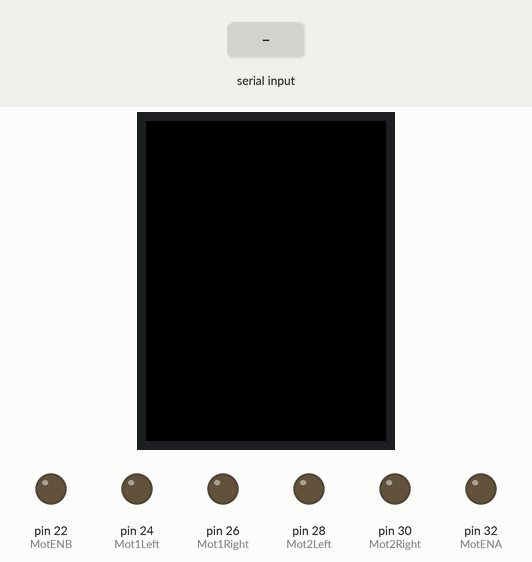
This sketch was run on a simulated Arduino Mega 2560, built with avr-gcc and run on an emulated ATmega2560. Parts: 240×320 colour display, output pins drawn as LEDs (lit = HIGH). The inputs (shaded band) are chosen by the test bench. What the sketch prints to the serial monitor is not drawn.

Above: at 1.4 s.
1.5 s: "w" received over Serial
At 2.8 s:
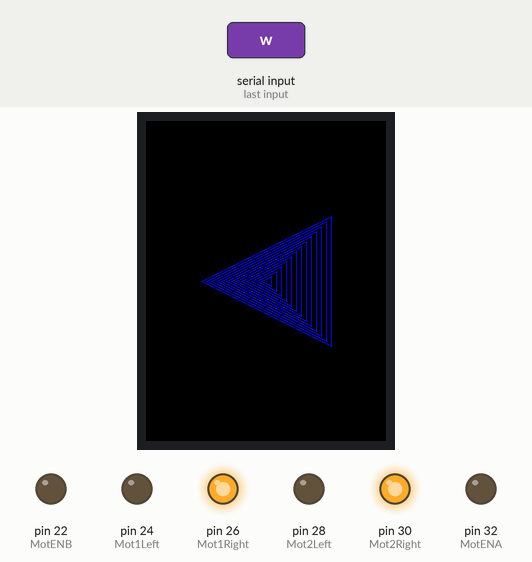
3.1 s: "a" received over Serial
At 4.0 s:
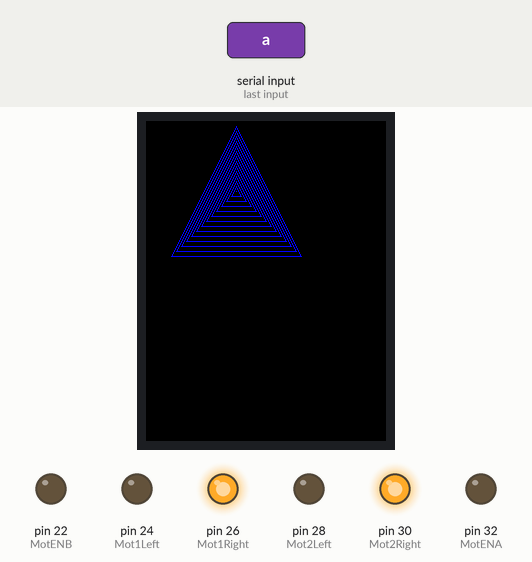
4.7 s: "d" received over Serial
At 5.3 s:
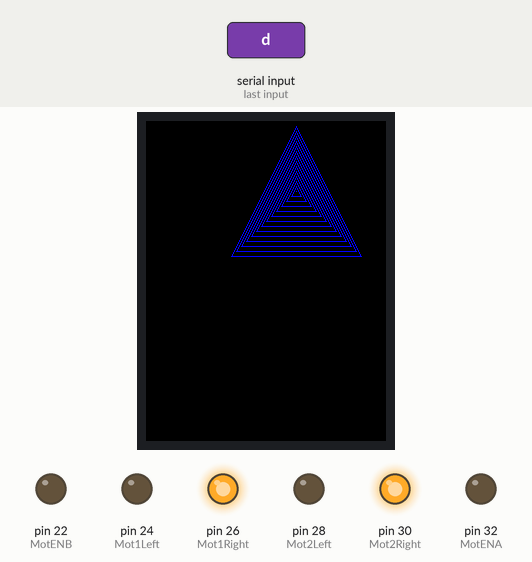
6.3 s: "s" received over Serial
At 7.6 s:
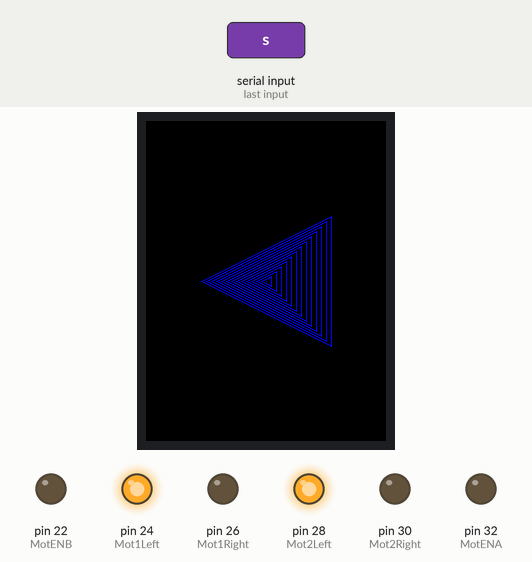
Timing chart, 0 to 8.9 s (numbered marks = the images above; inputs shaded):
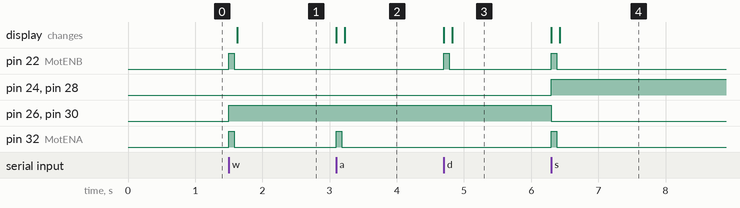

The sketch:

Base_Arduino.ino
```cpp
#define LCD_CS A3 // Chip Select goes to Analog 3
#define LCD_CD A2 // Command/Data goes to Analog 2
#define LCD_WR A1 // LCD Write goes to Analog 1
#define LCD_RD A0 // LCD Read goes to Analog 0
#define LCD_RESET A4 // Can alternately just connect to Arduino's reset pin

#include <SPI.h>          // f.k. for Arduino-1.5.2
#include "Adafruit_GFX.h"// Hardware-specific library
#include <MCUFRIEND_kbv.h>
MCUFRIEND_kbv tft;

#define  BLACK   0x0000
#define BLUE    0x001F
#define RED     0xF800
#define GREEN   0x07E0
#define CYAN    0x07FF
#define MAGENTA 0xF81F
#define YELLOW  0xFFE0
#define WHITE   0xFFFF


int           n, i, cx = tft.width()  / 2 - 50, cy = tft.height() / 2 - 50;


char junk;
String inputString="";
int MotENA = 32;
int MotENB = 22;
int Mot1Left = 24;
int Mot1Right = 26;
int Mot2Left = 28;
int Mot2Right = 30;

int Speed = 60;

void setup()                    // run once, when the sketch starts
{
     Serial.begin(9600);
    uint32_t when = millis();
    //    while (!Serial) ;   //hangs a Leonardo until you connect a Serial
    if (!Serial) delay(5000);           //allow some time for Leonardo
    Serial.println("Serial took " + String((millis() - when)) + "ms to start");
    //    tft.reset();                 //hardware reset
    uint16_t ID = tft.readID(); //
    Serial.print("ID = 0x");
    Serial.println(ID, HEX);
    if (ID == 0xD3D3) ID = 0x9481; // write-only shield
//    ID = 0x9329;                             // force ID
    tft.begin(ID);
    tft.fillScreen(BLACK);


pinMode (MotENA, OUTPUT);
pinMode (MotENB, OUTPUT);
pinMode (Mot1Left, OUTPUT);
pinMode (Mot1Right, OUTPUT);
pinMode (Mot2Left, OUTPUT);
pinMode (Mot2Right, OUTPUT);

digitalWrite(MotENA, LOW);
digitalWrite(MotENA, LOW);
}

void loop()

{


  if(Serial.available()){
  while(Serial.available())
    {
      char inChar = (char)Serial.read(); //read the input
      inputString += inChar;        //make a string of the characters coming on serial
    }
    Serial.println(inputString);
    while (Serial.available() > 0)
    { junk = Serial.read() ; }      // clear the serial buffer


    if(inputString == "w"){         //in case of 'a' turn the LED on

      digitalWrite(MotENA, HIGH);
      digitalWrite(MotENB, HIGH);
      digitalWrite(Mot1Right, HIGH);
      digitalWrite(Mot1Left, LOW);
      digitalWrite(Mot2Right, HIGH);
      digitalWrite(Mot2Left, LOW);

      tft.fillScreen(BLACK);
      tft.setRotation(2);
      n     = min(cx, cy);
      for (i = 0; i < n; i += 5) {
              tft.drawTriangle(
              cx - i+50    , cy+50, // peak
              cx + i+50, cy - i+50, // bottom left
              cx + i+50, cy + i+50, // bottom right
              tft.color565(0, 0, 255));
      inputString = "";
      digitalWrite(MotENA, LOW);
      digitalWrite(MotENB, LOW);
        }
    }

    }else if(inputString == "s"){   //incase of 'b' turn the LED off
      digitalWrite(MotENA, HIGH);
      digitalWrite(MotENB, HIGH);
      digitalWrite(Mot1Right, LOW);
      digitalWrite(Mot1Left, HIGH);
      digitalWrite(Mot2Right, LOW);
      digitalWrite(Mot2Left, HIGH);

      tft.fillScreen(BLACK);
      tft.setRotation(4);
      n     = min(cx, cy);
      for (i = 0; i < n; i += 5) {
              tft.drawTriangle(
              cx - i+50    , cy+50, // peak
              cx + i+50, cy - i+50, // bottom left
              cx + i+50, cy + i+50, // bottom right
              tft.color565(0, 0, 255));
      inputString = "";
      digitalWrite(MotENA, LOW);
      digitalWrite(MotENB, LOW);
        }
        }else if(inputString == "a"){   //incase of 'b' turn the LED off

      digitalWrite(MotENA, HIGH);
      digitalWrite(MotENB, LOW);
      digitalWrite(Mot1Right, HIGH);
      digitalWrite(Mot1Left, LOW);
      digitalWrite(Mot2Right, HIGH);
      digitalWrite(Mot2Left, LOW);

      tft.fillScreen(BLACK);

      tft.setRotation(4);
      n     = min(cx, cy);
      for (i = 0; i < n; i += 5) {
            tft.drawTriangle(
            cy  -20 , cx - i, // peak
            cy - i-20, cx + i, // bottom left
            cy + i-20, cx + i, // bottom right
            tft.color565(0, 0, 255));

       inputString = "";
      digitalWrite(MotENA, LOW);
      digitalWrite(MotENB, LOW);
  }
        }else if(inputString == "d"){   //incase of 'b' turn the LED off

      digitalWrite(MotENA, LOW);
      digitalWrite(MotENB, HIGH);
      digitalWrite(Mot1Right, HIGH);
      digitalWrite(Mot1Left, LOW);
      digitalWrite(Mot2Right, HIGH);
      digitalWrite(Mot2Left, LOW);

      tft.fillScreen(BLACK);
      tft.setRotation(2);
      n     = min(cx, cy);
      for (i = 0; i < n; i += 5) {
            tft.drawTriangle(
            cy    +40, cx - i, // peak
            cy - i+40, cx + i, // bottom left
            cy + i+40, cx + i, // bottom right
            tft.color565(0, 0, 255));
      inputString = "";
      digitalWrite(MotENA, LOW);
      digitalWrite(MotENB, LOW);


      }


    }
    else{
    inputString = "";
    }

      digitalWrite(MotENA, LOW);
      digitalWrite(MotENB, LOW);
  }
```

Measured:
- after the input at 1.5 s, pin 22 (MotENB), pin 32 (MotENA): LOW → HIGH at once, → LOW 0.08 s later; pin 26 (Mot1Right), pin 30 (Mot2Right): LOW → HIGH at once; the display: changes after 0.13 s (image 1)
- after the input at 3.1 s, pin 32 (MotENA): LOW → HIGH at once, → LOW 0.08 s later; the display: first changes at once (image 2 shows a later state)
- after the input at 4.7 s, pin 22 (MotENB): LOW → HIGH at once, → LOW 0.08 s later; the display: first changes at once (image 3 shows a later state)
- after the input at 6.3 s, pin 22 (MotENB), pin 32 (MotENA): LOW → HIGH at once, → LOW 0.08 s later; pin 24 (Mot1Left), pin 28 (Mot2Left): LOW → HIGH at once; pin 26 (Mot1Right), pin 30 (Mot2Right): HIGH → LOW at once; the display: first changes at once (image 4 shows a later state)
